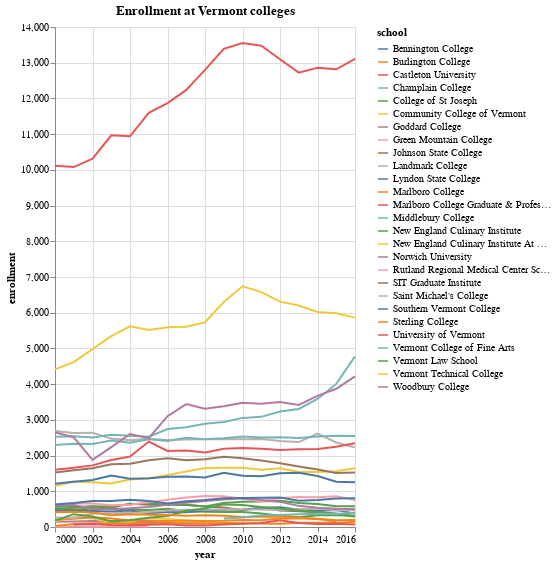

Notebook cell for this chart:
### Markdown cell above
Hmm. There's an upward trend there, at least until 2010. Let's see what that looks like if we break out all schools.

### Code cell
alt.Chart(enrollment).mark_line().encode(
    x='year:T',
    y='enrollment:Q',
    color="school"
).properties(
    width=300,
    height=500,
    title="Enrollment at Vermont colleges"
)

### Figure 1 — Vega-Lite specification as saved in the notebook (floating-point values rounded to 4 significant figures; data arrays with more than 128 entries replaced by an {"elided": "..."} marker saying what was removed)
{"$schema": "https://vega.github.io/schema/vega-lite/v2.6.0.json", "config": {"view": {"height": 300, "width": 400}}, "data": {"name": "data-c3f053f42641f68cae1021354c75dc72"}, "datasets": {"data-c3f053f42641f68cae1021354c75dc72": {"elided": "422 records"}}, "encoding": {"color": {"field": "school", "type": "nominal"}, "x": {"field": "year", "type": "temporal"}, "y": {"field": "enrollment", "type": "quantitative"}}, "height": 500, "mark": "line", "title": "Enrollment at Vermont colleges", "width": 300}
